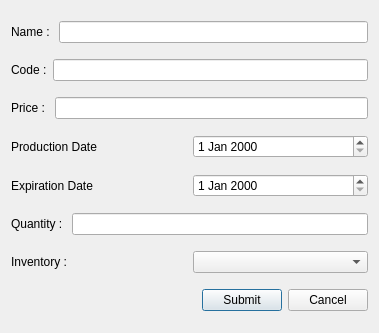
<?xml version="1.0" encoding="UTF-8"?>
<ui version="4.0">
 <class>AddProductDialog</class>
 <widget class="QDialog" name="AddProductDialog">
  <property name="geometry">
   <rect>
    <x>0</x>
    <y>0</y>
    <width>379</width>
    <height>333</height>
   </rect>
  </property>
  <property name="windowTitle">
   <string>Add Product</string>
  </property>
  <property name="windowIcon">
   <iconset resource="../imgs.qrc">
    <normaloff>:/images/icons8-new-48.png</normaloff>:/images/icons8-new-48.png</iconset>
  </property>
  <layout class="QVBoxLayout" name="verticalLayout">
   <item>
    <layout class="QHBoxLayout" name="horizontalLayout">
     <item>
      <widget class="QLabel" name="label">
       <property name="text">
        <string>Name : </string>
       </property>
      </widget>
     </item>
     <item>
      <widget class="QLineEdit" name="nameLineEdit"/>
     </item>
    </layout>
   </item>
   <item>
    <layout class="QHBoxLayout" name="horizontalLayout_2">
     <item>
      <widget class="QLabel" name="label_2">
       <property name="text">
        <string>Code :</string>
       </property>
      </widget>
     </item>
     <item>
      <widget class="QLineEdit" name="codeLineEdit"/>
     </item>
    </layout>
   </item>
   <item>
    <layout class="QHBoxLayout" name="horizontalLayout_8">
     <item>
      <widget class="QLabel" name="label_8">
       <property name="text">
        <string>Price : </string>
       </property>
      </widget>
     </item>
     <item>
      <widget class="QLineEdit" name="priceLineEdit"/>
     </item>
    </layout>
   </item>
   <item>
    <layout class="QHBoxLayout" name="horizontalLayout_9">
     <item>
      <widget class="QLabel" name="label_9">
       <property name="text">
        <string>Production Date</string>
       </property>
      </widget>
     </item>
     <item>
      <widget class="QDateEdit" name="productiondateEdit"/>
     </item>
    </layout>
   </item>
   <item>
    <layout class="QHBoxLayout" name="horizontalLayout_10">
     <item>
      <widget class="QLabel" name="label_10">
       <property name="text">
        <string>Expiration Date</string>
       </property>
      </widget>
     </item>
     <item>
      <widget class="QDateEdit" name="expirationDateEdit"/>
     </item>
    </layout>
   </item>
   <item>
    <layout class="QHBoxLayout" name="horizontalLayout_11">
     <item>
      <widget class="QLabel" name="label_11">
       <property name="text">
        <string>Quantity : </string>
       </property>
      </widget>
     </item>
     <item>
      <widget class="QLineEdit" name="quantityLineEdit"/>
     </item>
    </layout>
   </item>
   <item>
    <layout class="QHBoxLayout" name="horizontalLayout_3">
     <item>
      <widget class="QLabel" name="label_3">
       <property name="text">
        <string>Inventory : </string>
       </property>
      </widget>
     </item>
     <item>
      <widget class="QComboBox" name="comboBox"/>
     </item>
    </layout>
   </item>
   <item>
    <layout class="QHBoxLayout" name="horizontalLayout_12">
     <item>
      <spacer name="horizontalSpacer">
       <property name="orientation">
        <enum>Qt::Horizontal</enum>
       </property>
       <property name="sizeHint" stdset="0">
        <size>
         <width>40</width>
         <height>20</height>
        </size>
       </property>
      </spacer>
     </item>
     <item>
      <widget class="QPushButton" name="pushButton_2">
       <property name="text">
        <string>Submit</string>
       </property>
      </widget>
     </item>
     <item>
      <widget class="QPushButton" name="pushButton">
       <property name="text">
        <string>Cancel</string>
       </property>
      </widget>
     </item>
    </layout>
   </item>
  </layout>
 </widget>
 <resources>
  <include location="../imgs.qrc"/>
 </resources>
 <connections/>
</ui>
